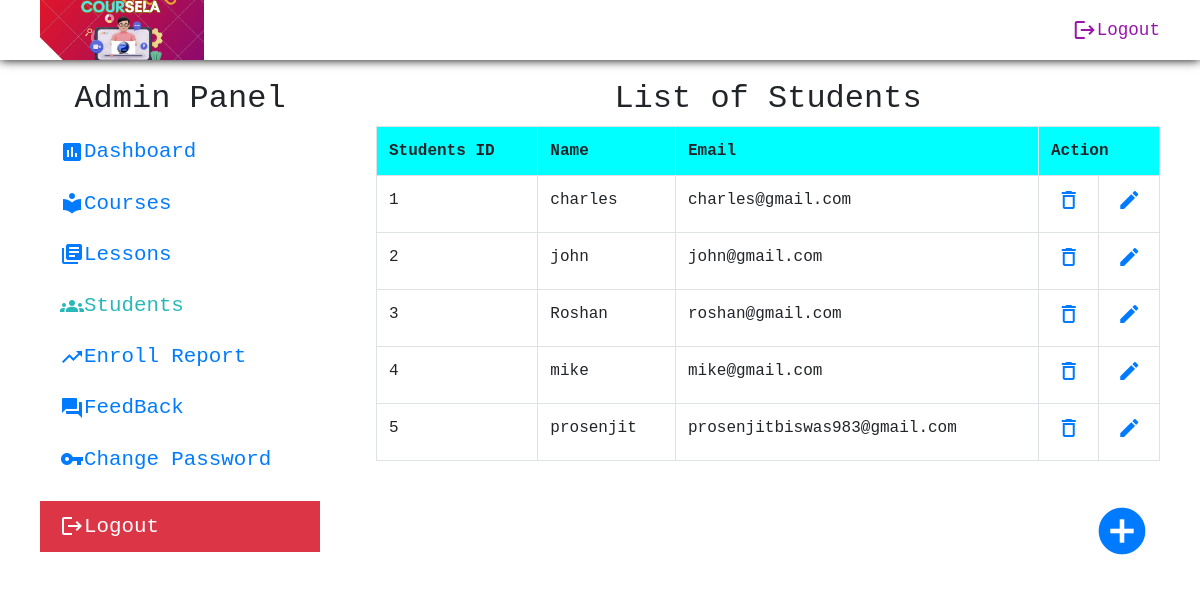
Page /admin/admin_stu.php (signed in) on the committed database.
### tables this page shows
CREATE TABLE `student` (
  `stu_id` int(11) NOT NULL,
  `stu_name` varchar(255) NOT NULL,
  `stu_email` varchar(255) NOT NULL,
  `stu_pass` varchar(255) NOT NULL,
  `stu_occupation` varchar(255) DEFAULT 'student',
  `stu_img` varchar(255) DEFAULT 'stu_default.png'
);

### admin/admin_stu.php (the view, shortened to what this page needs)
<?php
require './admin_header.php';
$info = "";
?>
<main>
    <?php
    if (isset($_GET['add']) || isset($_POST['add'])) {
        if (isset($_POST['add'])) {
            $MYSQLI_ERROR_DUPLICATE_KEY = 1062;
            $name = sanitize_data($_POST['stu_name'], $conn);
            $email = sanitize_data($_POST['stu_email'], $conn);
            $pass = sanitize_data($_POST['stu_pass'], $conn);
            if (!filter_var($email, FILTER_VALIDATE_EMAIL)) {
                $info = "<span class='text-danger'>invalid email format</span><br>";
            } else {
                $sql = "INSERT INTO student(stu_name,stu_email,stu_pass) VALUES('$name','$email','$pass')";
                if ($conn->query($sql)) {
                    $info = "<span class='text-success'>student inserted !</span><br>";
                } else {
                    if ($conn->errno == $MYSQLI_ERROR_DUPLICATE_KEY)
                        $info = "<span class='text-danger'>email already exits</span><br>";
                    else
                        $info = "<span class='text-danger'>an error occured :(</span><br>";
                }
            }
        }
    ?>
        <h3>Add New Student</h3>
        <form action="" method="POST">
            <div class="form-group">
                <label for="name">Name</label><br>
                <input type="text" name="stu_name" id="name"><br>
            </div>
            <div class="form-group">
                <label for="email">Email</label><br>
                <input type="email" name="stu_email" id="email"><br>
            </div>
            <div class="form-group">
                <label for="pass">Password</label><br>
                <input type="text" name="stu_pass" id="pass"><br>
            </div>
            <?php echo $info ?>
            <button class="btn btn-primary" type="submit" name="add">Submit</button>
            <a href="admin_stu.php">Close</a>
        </form>
    <?php
    } else {
    ?>
        <h2>List of Students</h2>
        <div style="overflow-x: auto;" class="table">
            <table class="table table-bordered">
                <tr>
                    <th>Students ID</th>
                    <th>Name</th>
                    <th>Email</th>
                    <th colspan="2">Action</th>
                </tr>
                <?php
                $sql = "SELECT stu_id,stu_name,stu_email,stu_img FROM student";
                $result = $conn->query($sql);
                if ($result->num_rows > 0) {
                    while ($row = $result->fetch_assoc()) {
                        echo "<tr>
                            <td>{$row['stu_id']}</td>
                            <td>{$row['stu_name']}</td>
                            <td>{$row['stu_email']}</td>
                            <td class='svg'><a href='?delete={$row['stu_id']}&img={$row['stu_img']}'><i class='material-icons'>delete_outline</i></a></td>
                            <td class='svg'><a href='?edit={$row['stu_id']}'><i class='material-icons'>edit</i></a></td>
                        </tr>";
                    }
                } else {
                    echo "<tr>
                        <td colspan='5'>
                            NO STUDENT YET :(
                        </td>
                    </tr>";
                }
                ?>
            </table>
        </div>
        <div class="add_btn">
            <a href="?add" class="material-icons">add_circle</a>
        </div>
    <?php
    }
    ?>
</main>
<?php
require './admin_footer_script.php'
?>

### css/nav-bar_drawer.css (style rules this page uses)
:root { --d_height:60px; --m_height:60px; --drawer_width: 60vw; }
body { overflow-x: hidden; margin: 0; font-family: 'Courier New', Courier, monospace; }

### css/menu.css (style rules this page uses)
main { width: 70%; }

### rows in the picture
student: stu_id "1", stu_name "charles", stu_email "charles@gmail.com"
student: stu_id "2", stu_name "john", stu_email "john@gmail.com"
student: stu_id "3", stu_name "Roshan", stu_email "roshan@gmail.com"
student: stu_id "4", stu_name "mike", stu_email "mike@gmail.com"
student: stu_id "5", stu_name "prosenjit", stu_email "prosenjitbiswas983@gmail.com"
